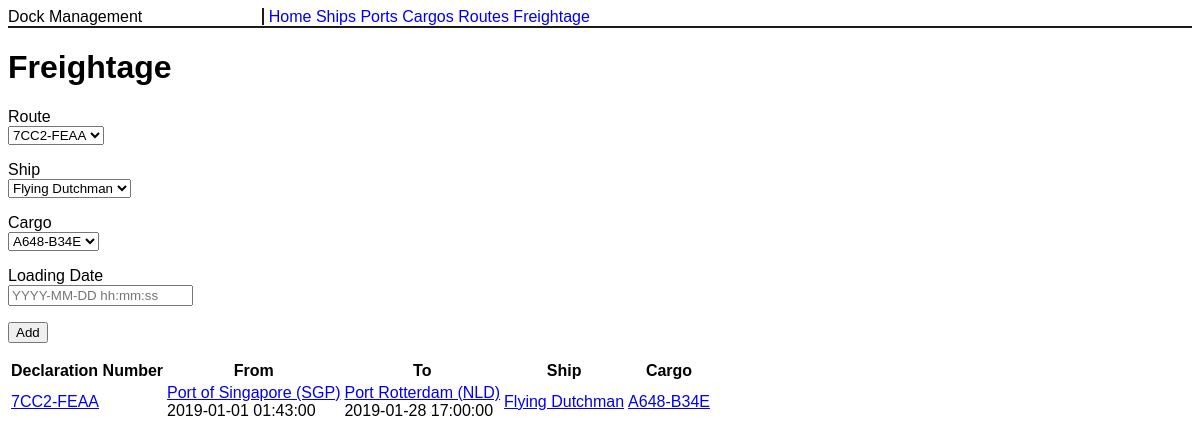
Screenshot of /freightage with the database file from the repository.
### entities.py (models this page shows, shortened)
class Freightage:
    def __init__(self, route: Route, ship: Ship, cargo: Cargo, loading_date: datetime):
        self.route = route
        self.ship = ship
        self.cargo = cargo
        self.loading_date = loading_date

class Route:
    route_id = None

class Port:
    port_id = None

class Ship:
    ship_id = None

class Cargo:
    cargo_id = None

### app.py (the view, shortened to what this page needs)
    @app.route('/freightage', methods=['GET', 'POST'])
    def get_all_freightage():
        session = Session()
        ships = session.query(Ship).all()
        cargos = session.query(Cargo).all()
        routes = session.query(Route).all()
        form = FreightageForm(ships=ships, cargos=cargos, routes=routes)
        freightages = session.query(Freightage).all()
        return render_template('freightage.html', freightages=freightages, form=form)

### forms.py
class FreightageForm(FlaskForm):
    route = SelectField('Route', coerce=int, choices=None, validators=[DataRequired()])
    ship = SelectField('Ship', coerce=int, choices=None, validators=[DataRequired()])
    cargo = SelectField('Cargo', coerce=int, choices=None, validators=[DataRequired()])
    loading_date = DateTimeField('Loading Date')
    submit = SubmitField('Add')
    def __init__(self, *args, **kwargs):
        routes = kwargs.pop('routes', None)
        ships = kwargs.pop('ships', None)
        cargos = kwargs.pop('cargos', None)
        super(FreightageForm, self).__init__(*args, **kwargs)
        if routes is not None:
            self.route.choices = [(route.route_id, route.declaration_num) for route in routes]
        if ships is not None:
            self.ship.choices = [(ship.ship_id, ship.name) for ship in ships]
        if cargos is not None:
            self.cargo.choices = [(cargo.cargo_id, cargo.reg_num) for cargo in cargos]

### templates/freightage.html (shortened to what this page needs)
{% extends 'base.html' %}
{% from "_formhelpers.html" import render_field %}
{% block content %}
<h1>Freightage</h1>
<form action="" method="POST">
    {{ render_field(form.route, required=True) }}
    {{ render_field(form.ship, required=True) }}
    {{ render_field(form.cargo, required=True) }}
    {{ render_field(form.loading_date, placeholder="YYYY-MM-DD hh:mm:ss") }}
    <p>{{ form.submit() }}</p>
</form>
<table>
    <thead>
    <tr>
        <th>Declaration Number</th>
        <th>From</th>
        <th>To</th>
        <th>Ship</th>
        <th>Cargo</th>
    </tr>
    </thead>
    <tbody>
    {% for freightage in freightages %}
    <tr>
        <td><a href="{{ url_for('get_one_route', route_id=freightage.route.route_id) }}">{{ freightage.route.declaration_num }}</a></td>
        <td>
            <div>
                <a href="{{ url_for('get_one_port', port_id=freightage.route.from_port.port_id) }}">
                    {{ freightage.route.from_port.name + " (" + freightage.route.from_port.country + ")" }}
                </a>
            </div>
            <div>{{ freightage.route.departure_date }}</div>
        </td>
        <td>
            <div class="port">
                <a href="{{ url_for('get_one_port', port_id=freightage.route.to_port.port_id) }}">
                    {{ freightage.route.to_port.name + " (" + freightage.route.to_port.country + ")" }}
                </a>
            </div>
            <div class="date">{{ freightage.route.arrival_date }}</div>
        </td>
        <td><a href="{{ url_for('get_one_ship', ship_id=freightage.ship.ship_id) }}">{{ freightage.ship.name }}</a></td>
        <td><a href="{{ url_for('get_one_cargo', cargo_id=freightage.cargo.cargo_id) }}">{{ freightage.cargo.reg_num }}</a></td>
    </tr>
    {% endfor %}
    </tbody>
</table>
{% endblock %}

### templates/base.html (style rules this page uses)
* { font-family: 'Avenir', Helvetica, Arial, sans-serif; }

### rows the page displays
Freightage: route.declaration_num "7CC2-FEAA", route.from_port "Port of Singapore (SGP)", route.departure_date "2019-01-01 01:43:00", route.to_port "Port Rotterdam (NLD)", route.arrival_date "2019-01-28 17:00:00", ship.name "Flying Dutchman", cargo.reg_num "A648-B34E"

### other values shown
{{ field.label }} "Route Ship Cargo Loading Date"
